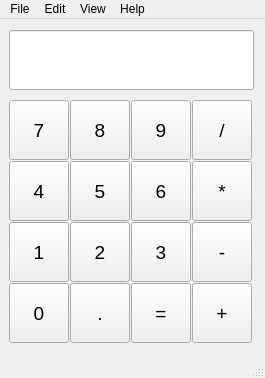
<?xml version="1.0" encoding="UTF-8"?>
<ui version="4.0">
 <class>MainWindow</class>
 <widget class="QMainWindow" name="MainWindow">
  <property name="geometry">
   <rect>
    <x>0</x>
    <y>0</y>
    <width>265</width>
    <height>378</height>
   </rect>
  </property>
  <property name="maximumSize">
   <size>
    <width>265</width>
    <height>378</height>
   </size>
  </property>
  <property name="windowTitle">
   <string>Qt Desktop Calculator (by elmyrockers)</string>
  </property>
  <property name="windowIcon">
   <iconset>
    <normaloff>calculator-icon.svg</normaloff>calculator-icon.svg</iconset>
  </property>
  <property name="styleSheet">
   <string notr="true"/>
  </property>
  <widget class="QWidget" name="centralwidget">
   <property name="maximumSize">
    <size>
     <width>265</width>
     <height>335</height>
    </size>
   </property>
   <layout class="QVBoxLayout" name="verticalLayout_2">
    <item>
     <layout class="QVBoxLayout" name="verticalLayout">
      <property name="spacing">
       <number>10</number>
      </property>
      <item>
       <widget class="QLineEdit" name="lineEdit">
        <property name="minimumSize">
         <size>
          <width>0</width>
          <height>60</height>
         </size>
        </property>
        <property name="maximumSize">
         <size>
          <width>245</width>
          <height>60</height>
         </size>
        </property>
        <property name="font">
         <font>
          <pointsize>20</pointsize>
          <bold>true</bold>
         </font>
        </property>
        <property name="styleSheet">
         <string notr="true">padding:10px</string>
        </property>
        <property name="readOnly">
         <bool>true</bool>
        </property>
       </widget>
      </item>
      <item>
       <layout class="QGridLayout" name="gridLayout" rowstretch="1,1,1,1" columnstretch="1,1,1,1">
        <property name="spacing">
         <number>1</number>
        </property>
        <item row="0" column="0">
         <widget class="QPushButton" name="pb7">
          <property name="minimumSize">
           <size>
            <width>60</width>
            <height>60</height>
           </size>
          </property>
          <property name="maximumSize">
           <size>
            <width>60</width>
            <height>60</height>
           </size>
          </property>
          <property name="font">
           <font>
            <family>Helvetica</family>
            <pointsize>14</pointsize>
            <bold>false</bold>
           </font>
          </property>
          <property name="text">
           <string>7</string>
          </property>
         </widget>
        </item>
        <item row="2" column="2">
         <widget class="QPushButton" name="pb3">
          <property name="minimumSize">
           <size>
            <width>60</width>
            <height>60</height>
           </size>
          </property>
          <property name="maximumSize">
           <size>
            <width>60</width>
            <height>60</height>
           </size>
          </property>
          <property name="font">
           <font>
            <family>Helvetica</family>
            <pointsize>14</pointsize>
            <bold>false</bold>
           </font>
          </property>
          <property name="text">
           <string>3</string>
          </property>
         </widget>
        </item>
        <item row="1" column="2">
         <widget class="QPushButton" name="pb6">
          <property name="minimumSize">
           <size>
            <width>60</width>
            <height>60</height>
           </size>
          </property>
          <property name="maximumSize">
           <size>
            <width>60</width>
            <height>60</height>
           </size>
          </property>
          <property name="font">
           <font>
            <family>Helvetica</family>
            <pointsize>14</pointsize>
            <bold>false</bold>
           </font>
          </property>
          <property name="text">
           <string>6</string>
          </property>
         </widget>
        </item>
        <item row="1" column="1">
         <widget class="QPushButton" name="pb5">
          <property name="minimumSize">
           <size>
            <width>60</width>
            <height>60</height>
           </size>
          </property>
          <property name="maximumSize">
           <size>
            <width>60</width>
            <height>60</height>
           </size>
          </property>
          <property name="font">
           <font>
            <family>Helvetica</family>
            <pointsize>14</pointsize>
            <bold>false</bold>
           </font>
          </property>
          <property name="text">
           <string>5</string>
          </property>
         </widget>
        </item>
        <item row="2" column="0">
         <widget class="QPushButton" name="pb1">
          <property name="minimumSize">
           <size>
            <width>60</width>
            <height>60</height>
           </size>
          </property>
          <property name="maximumSize">
           <size>
            <width>60</width>
            <height>60</height>
           </size>
          </property>
          <property name="font">
           <font>
            <family>Helvetica</family>
            <pointsize>14</pointsize>
            <bold>false</bold>
           </font>
          </property>
          <property name="text">
           <string>1</string>
          </property>
         </widget>
        </item>
        <item row="0" column="3">
         <widget class="QPushButton" name="pbDivide">
          <property name="minimumSize">
           <size>
            <width>60</width>
            <height>60</height>
           </size>
          </property>
          <property name="maximumSize">
           <size>
            <width>60</width>
            <height>60</height>
           </size>
          </property>
          <property name="font">
           <font>
            <family>Helvetica</family>
            <pointsize>14</pointsize>
            <bold>false</bold>
           </font>
          </property>
          <property name="text">
           <string>/</string>
          </property>
         </widget>
        </item>
        <item row="2" column="1">
         <widget class="QPushButton" name="pb2">
          <property name="minimumSize">
           <size>
            <width>60</width>
            <height>60</height>
           </size>
          </property>
          <property name="maximumSize">
           <size>
            <width>60</width>
            <height>60</height>
           </size>
          </property>
          <property name="font">
           <font>
            <family>Helvetica</family>
            <pointsize>14</pointsize>
            <bold>false</bold>
           </font>
          </property>
          <property name="text">
           <string>2</string>
          </property>
         </widget>
        </item>
        <item row="0" column="2">
         <widget class="QPushButton" name="pb9">
          <property name="minimumSize">
           <size>
            <width>60</width>
            <height>60</height>
           </size>
          </property>
          <property name="maximumSize">
           <size>
            <width>60</width>
            <height>60</height>
           </size>
          </property>
          <property name="font">
           <font>
            <family>Helvetica</family>
            <pointsize>14</pointsize>
            <bold>false</bold>
           </font>
          </property>
          <property name="text">
           <string>9</string>
          </property>
         </widget>
        </item>
        <item row="0" column="1">
         <widget class="QPushButton" name="pb8">
          <property name="minimumSize">
           <size>
            <width>60</width>
            <height>60</height>
           </size>
          </property>
          <property name="maximumSize">
           <size>
            <width>60</width>
            <height>60</height>
           </size>
          </property>
          <property name="font">
           <font>
            <family>Helvetica</family>
            <pointsize>14</pointsize>
            <bold>false</bold>
           </font>
          </property>
          <property name="text">
           <string>8</string>
          </property>
         </widget>
        </item>
        <item row="2" column="3">
         <widget class="QPushButton" name="pbSubtract">
          <property name="minimumSize">
           <size>
            <width>60</width>
            <height>60</height>
           </size>
          </property>
          <property name="maximumSize">
           <size>
            <width>60</width>
            <height>60</height>
           </size>
          </property>
          <property name="font">
           <font>
            <family>Helvetica</family>
            <pointsize>14</pointsize>
            <bold>false</bold>
           </font>
          </property>
          <property name="text">
           <string>-</string>
          </property>
         </widget>
        </item>
        <item row="1" column="0">
         <widget class="QPushButton" name="pb4">
          <property name="minimumSize">
           <size>
            <width>60</width>
            <height>60</height>
           </size>
          </property>
          <property name="maximumSize">
           <size>
            <width>60</width>
            <height>60</height>
           </size>
          </property>
          <property name="font">
           <font>
            <family>Helvetica</family>
            <pointsize>14</pointsize>
            <bold>false</bold>
           </font>
          </property>
          <property name="text">
           <string>4</string>
          </property>
         </widget>
        </item>
        <item row="1" column="3">
         <widget class="QPushButton" name="pbMultiply">
          <property name="minimumSize">
           <size>
            <width>60</width>
            <height>60</height>
           </size>
          </property>
          <property name="maximumSize">
           <size>
            <width>60</width>
            <height>60</height>
           </size>
          </property>
          <property name="font">
           <font>
            <family>Helvetica</family>
            <pointsize>14</pointsize>
            <bold>false</bold>
           </font>
          </property>
          <property name="text">
           <string>*</string>
          </property>
         </widget>
        </item>
        <item row="3" column="0">
         <widget class="QPushButton" name="pb0">
          <property name="minimumSize">
           <size>
            <width>60</width>
            <height>60</height>
           </size>
          </property>
          <property name="maximumSize">
           <size>
            <width>60</width>
            <height>60</height>
           </size>
          </property>
          <property name="font">
           <font>
            <family>Helvetica</family>
            <pointsize>14</pointsize>
            <bold>false</bold>
           </font>
          </property>
          <property name="text">
           <string>0</string>
          </property>
         </widget>
        </item>
        <item row="3" column="1">
         <widget class="QPushButton" name="pbDot">
          <property name="minimumSize">
           <size>
            <width>60</width>
            <height>60</height>
           </size>
          </property>
          <property name="maximumSize">
           <size>
            <width>60</width>
            <height>60</height>
           </size>
          </property>
          <property name="font">
           <font>
            <family>Helvetica</family>
            <pointsize>14</pointsize>
            <bold>false</bold>
           </font>
          </property>
          <property name="text">
           <string>.</string>
          </property>
         </widget>
        </item>
        <item row="3" column="2">
         <widget class="QPushButton" name="pbEqual">
          <property name="minimumSize">
           <size>
            <width>60</width>
            <height>60</height>
           </size>
          </property>
          <property name="maximumSize">
           <size>
            <width>60</width>
            <height>60</height>
           </size>
          </property>
          <property name="font">
           <font>
            <family>Helvetica</family>
            <pointsize>14</pointsize>
            <bold>false</bold>
           </font>
          </property>
          <property name="text">
           <string>=</string>
          </property>
         </widget>
        </item>
        <item row="3" column="3">
         <widget class="QPushButton" name="pbAdd">
          <property name="minimumSize">
           <size>
            <width>60</width>
            <height>60</height>
           </size>
          </property>
          <property name="maximumSize">
           <size>
            <width>60</width>
            <height>60</height>
           </size>
          </property>
          <property name="font">
           <font>
            <family>Helvetica</family>
            <pointsize>14</pointsize>
            <bold>false</bold>
           </font>
          </property>
          <property name="text">
           <string>+</string>
          </property>
         </widget>
        </item>
       </layout>
      </item>
     </layout>
    </item>
   </layout>
  </widget>
  <widget class="QMenuBar" name="menubar">
   <property name="geometry">
    <rect>
     <x>0</x>
     <y>0</y>
     <width>265</width>
     <height>22</height>
    </rect>
   </property>
   <widget class="QMenu" name="menuFile">
    <property name="title">
     <string>File</string>
    </property>
    <addaction name="actionExit"/>
   </widget>
   <widget class="QMenu" name="menuEdit">
    <property name="title">
     <string>Edit</string>
    </property>
    <addaction name="actionCopy"/>
    <addaction name="actionPaste"/>
   </widget>
   <widget class="QMenu" name="menuView">
    <property name="title">
     <string>View</string>
    </property>
    <addaction name="actionStandard"/>
    <addaction name="actionScientific_Mode"/>
   </widget>
   <widget class="QMenu" name="menuHelp">
    <property name="title">
     <string>Help</string>
    </property>
    <addaction name="actionAbout"/>
    <addaction name="actionAbout_Developer"/>
    <addaction name="actionWebsite"/>
   </widget>
   <addaction name="menuFile"/>
   <addaction name="menuEdit"/>
   <addaction name="menuView"/>
   <addaction name="menuHelp"/>
  </widget>
  <widget class="QStatusBar" name="statusbar"/>
  <action name="actionExit">
   <property name="text">
    <string>Exit</string>
   </property>
   <property name="font">
    <font>
     <pointsize>9</pointsize>
     <bold>false</bold>
    </font>
   </property>
  </action>
  <action name="actionCopy">
   <property name="text">
    <string>Copy</string>
   </property>
  </action>
  <action name="actionPaste">
   <property name="text">
    <string>Paste</string>
   </property>
  </action>
  <action name="actionStandard">
   <property name="text">
    <string>Standard</string>
   </property>
  </action>
  <action name="actionScientific_Mode">
   <property name="text">
    <string>Scientific Mode</string>
   </property>
  </action>
  <action name="actionAbout">
   <property name="text">
    <string>About App</string>
   </property>
  </action>
  <action name="actionAbout_Developer">
   <property name="text">
    <string>About Developer</string>
   </property>
  </action>
  <action name="actionWebsite">
   <property name="text">
    <string>Website</string>
   </property>
  </action>
 </widget>
 <resources/>
 <connections/>
</ui>
